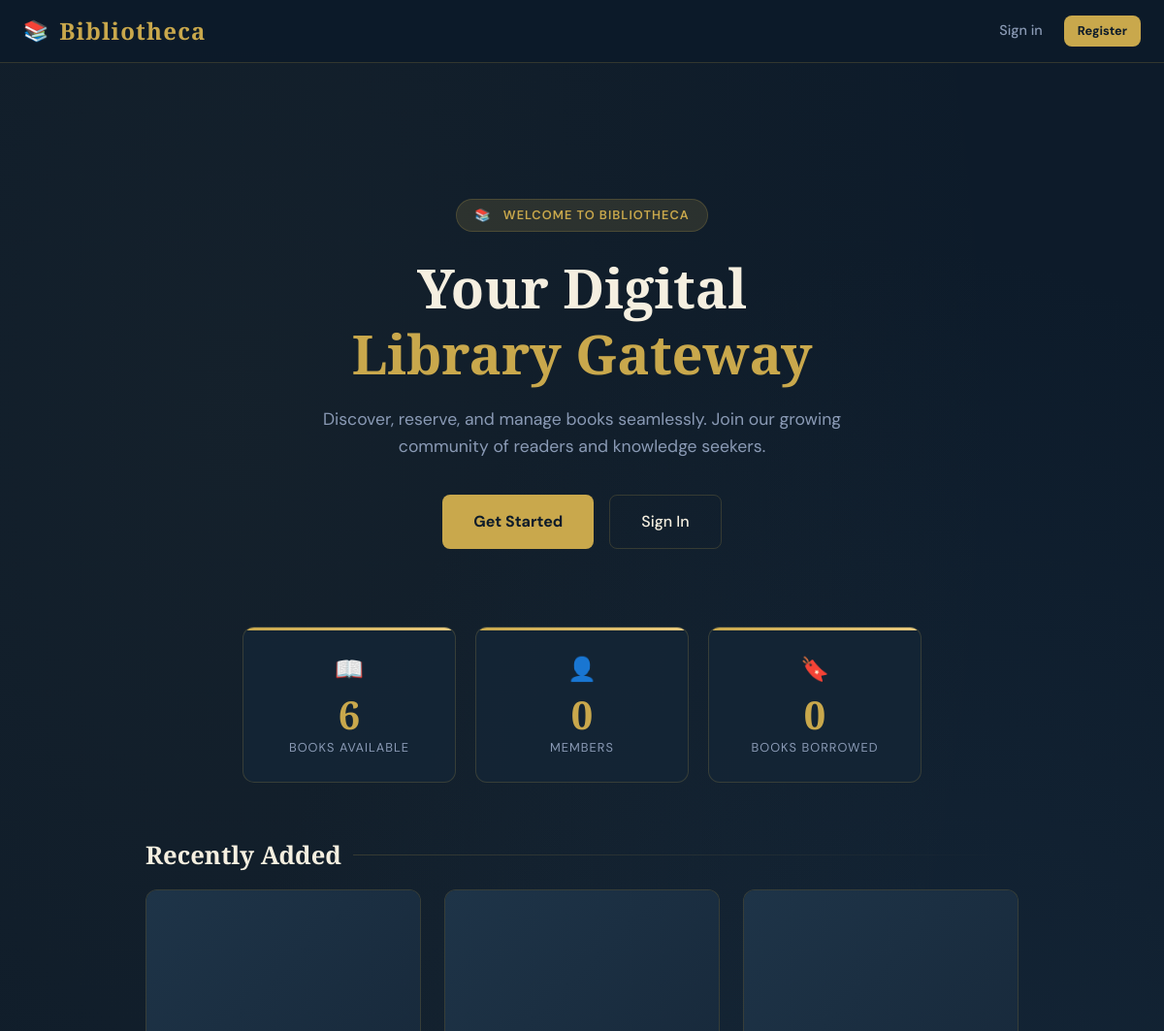
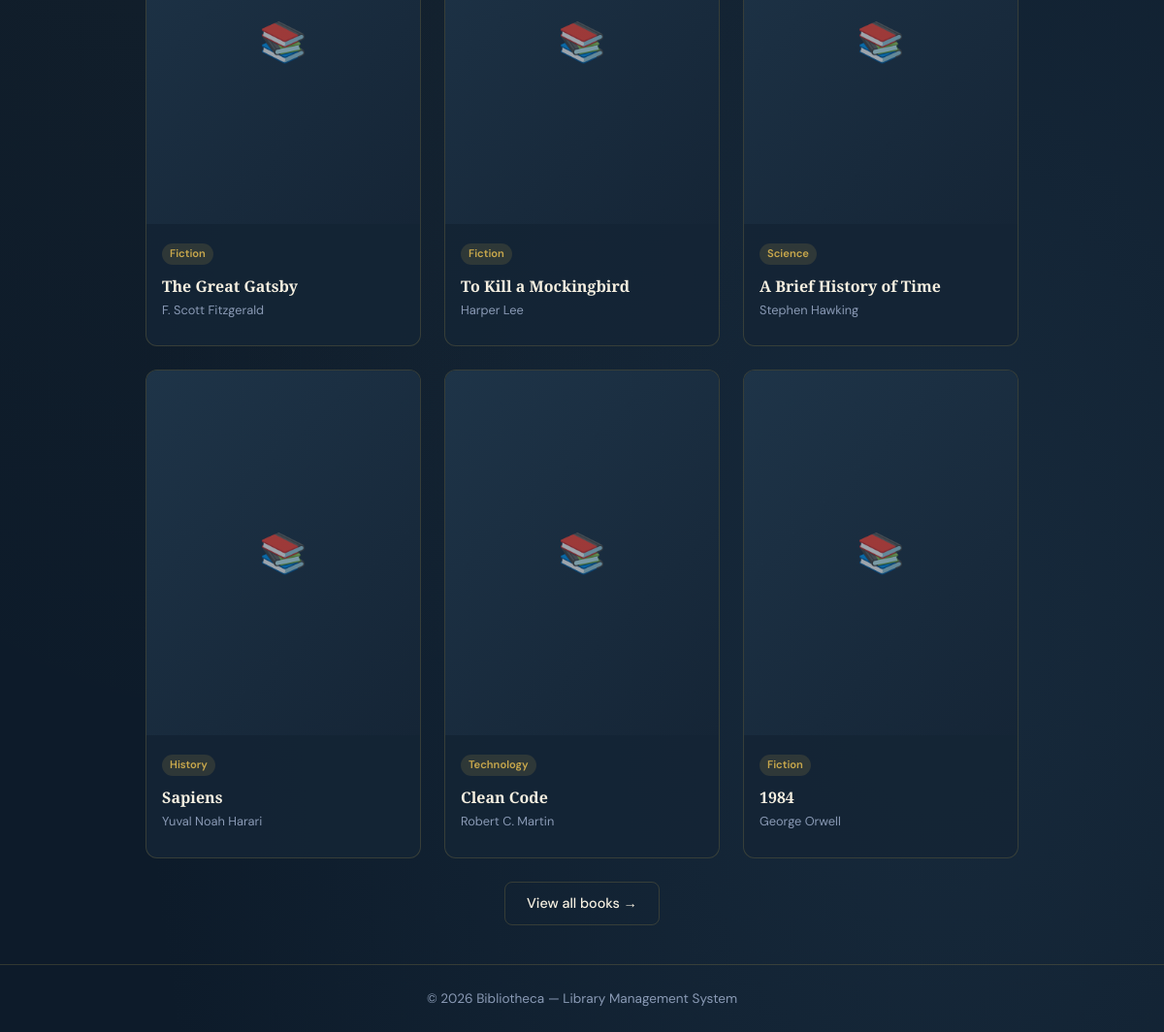
The page / on the database its author committed (2 pictures, top to bottom).
### tables this page shows
CREATE TABLE IF NOT EXISTS books (
    id INT AUTO_INCREMENT PRIMARY KEY,
    title VARCHAR(255) NOT NULL,
    author VARCHAR(150) NOT NULL,
    isbn VARCHAR(20),
    category_id INT,
    description TEXT,
    cover_image VARCHAR(255) DEFAULT 'default_cover.jpg',
    publisher VARCHAR(150),
    publication_year INT,
    total_copies INT DEFAULT 1,
    available_copies INT DEFAULT 1,
    added_at TIMESTAMP DEFAULT CURRENT_TIMESTAMP,
    updated_at TIMESTAMP DEFAULT CURRENT_TIMESTAMP ON UPDATE CURRENT_TIMESTAMP,
    FOREIGN KEY (category_id) REFERENCES categories(id) ON DELETE SET NULL
);

CREATE TABLE IF NOT EXISTS categories (
    id INT AUTO_INCREMENT PRIMARY KEY,
    name VARCHAR(100) NOT NULL UNIQUE,
    description TEXT
);

### index.php (the view, shortened to what this page needs)
<?php
include __DIR__ . '/includes/header.php';
$db = getDB();
$totalBooks  = $db->query("SELECT COUNT(*) FROM books")->fetchColumn();
$totalUsers  = $db->query("SELECT COUNT(*) FROM users WHERE role='user'")->fetchColumn();
$totalBorrow = $db->query("SELECT COUNT(*) FROM reservations WHERE status IN ('active','returned')")->fetchColumn();
?>
<div class="hero">
    <div class="hero-badge">📚 &nbsp; Welcome to Bibliotheca</div>
    <h1>Your Digital<br><span>Library Gateway</span></h1>
    <p>Discover, reserve, and manage books seamlessly. Join our growing community of readers and knowledge seekers.</p>
    <div class="hero-actions">
        <a href="<?= SITE_URL ?>/auth/register.php" class="btn btn-primary btn-lg">Get Started</a>
        <a href="<?= SITE_URL ?>/auth/login.php" class="btn btn-outline btn-lg">Sign In</a>
    </div>
</div>
<div class="stats-grid" style="max-width:700px;margin:0 auto 60px;">
    <div class="stat-card">
        <div class="stat-icon">📖</div>
        <div class="stat-number"><?= number_format($totalBooks) ?></div>
        <div class="stat-label">Books Available</div>
    </div>
    <div class="stat-card">
        <div class="stat-icon">👤</div>
        <div class="stat-number"><?= number_format($totalUsers) ?></div>
        <div class="stat-label">Members</div>
    </div>
    <div class="stat-card">
        <div class="stat-icon">🔖</div>
        <div class="stat-number"><?= number_format($totalBorrow) ?></div>
        <div class="stat-label">Books Borrowed</div>
    </div>
</div>
<?php
$featured = $db->query("SELECT b.*, c.name AS category_name FROM books b LEFT JOIN categories c ON b.category_id = c.id ORDER BY b.added_at DESC LIMIT 6")->fetchAll();
?>
<div style="max-width:900px;margin:0 auto;">
    <h2 class="section-title" style="font-size:1.6rem;">Recently Added</h2>
    <div class="books-grid">
        <?php foreach ($featured as $book): ?>
        <div class="book-card">
            <div class="book-cover">
                <?php if ($book['cover_image'] && $book['cover_image'] !== 'default_cover.jpg' && file_exists(UPLOAD_DIR . $book['cover_image'])): ?>
                    <img src="<?= SITE_URL ?>/uploads/covers/<?= htmlspecialchars($book['cover_image']) ?>" alt="cover">
                <?php else: ?>
                    <div class="book-cover-placeholder">📚</div>
                <?php endif; ?>
            </div>
            <div class="book-info">
                <?php if ($book['category_name']): ?><span class="book-category"><?= htmlspecialchars($book['category_name']) ?></span><?php endif; ?>
                <div class="book-title"><?= htmlspecialchars($book['title']) ?></div>
                <div class="book-author"><?= htmlspecialchars($book['author']) ?></div>
            </div>
        </div>
        <?php endforeach; ?>
    </div>
    <div class="text-center mt-3">
        <a href="<?= SITE_URL ?>/auth/register.php" class="btn btn-outline">View all books →</a>
    </div>
</div>
<?php include __DIR__ . '/includes/footer.php'; ?>

### rows shown on the page
books: category.name "Fiction", title "The Great Gatsby", author "F. Scott Fitzgerald"
books: category.name "Fiction", title "To Kill a Mockingbird", author "Harper Lee"
books: category.name "Science", title "A Brief History of Time", author "Stephen Hawking"
books: category.name "History", title "Sapiens", author "Yuval Noah Harari"
books: category.name "Technology", title "Clean Code", author "Robert C. Martin"
books: category.name "Fiction", title "1984", author "George Orwell"

### other values the page prints
$siteName "Bibliotheca"
$totalBooks "6"
$totalUsers "0"
$totalBorrow "0"
SITE_NAME "Bibliotheca"
